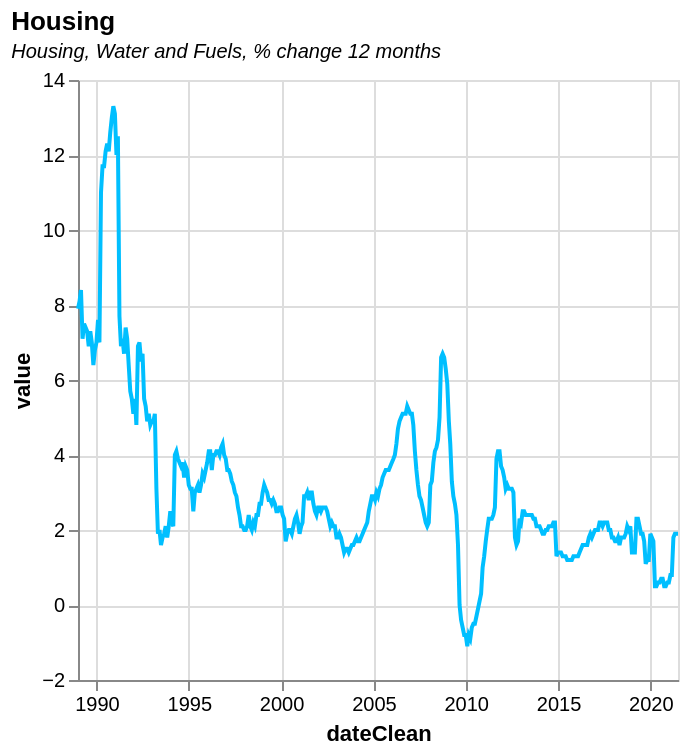

Specify this chart in Vega-Lite:
### Vega-Lite specification from a JSON file in a GitHub repository (floating-point values rounded to 4 significant figures; data arrays with more than 128 entries replaced by an {"elided": "..."} marker saying what was removed)
{"$schema": "https://vega.github.io/schema/vega-lite/v5.json", "title": {"text": "Housing", "subtitle": "Housing, Water and Fuels, % change 12 months", "subtitleFontStyle": "italic", "subtitleFontSize": 10, "anchor": "start", "color": "black"}, "width": 300, "height": 300, "data": {"values": {"elided": "391 records"}}, "mark": {"type": "line", "color": "#00BFFF", "strokeWidth": 2, "opacity": 1}, "transform": [{"calculate": "replace(datum.date, ' JAN', '-01')", "as": "date1"}, {"calculate": "replace(datum.date1, ' FEB', '-02')", "as": "date2"}, {"calculate": "replace(datum.date2, ' MAR', '-03')", "as": "date3"}, {"calculate": "replace(datum.date3, ' APR', '-04')", "as": "date4"}, {"calculate": "replace(datum.date4, ' MAY', '-05')", "as": "date5"}, {"calculate": "replace(datum.date5, ' JUN', '-06')", "as": "date6"}, {"calculate": "replace(datum.date6, ' JUL', '-07')", "as": "date7"}, {"calculate": "replace(datum.date7, ' AUG', '-08')", "as": "date8"}, {"calculate": "replace(datum.date8, ' SEP', '-09')", "as": "date9"}, {"calculate": "replace(datum.date9, ' OCT', '-10')", "as": "date10"}, {"calculate": "replace(datum.date10, ' NOV', '-11')", "as": "date11"}, {"calculate": "replace(datum.date11, ' DEC', '-12')", "as": "date12"}, {"calculate": "timeParse(datum.date12, '%Y-%m')", "as": "dateClean"}], "encoding": {"x": {"field": "dateClean", "type": "temporal"}, "y": {"field": "value", "type": "quantitative", "scale": {}}}}
